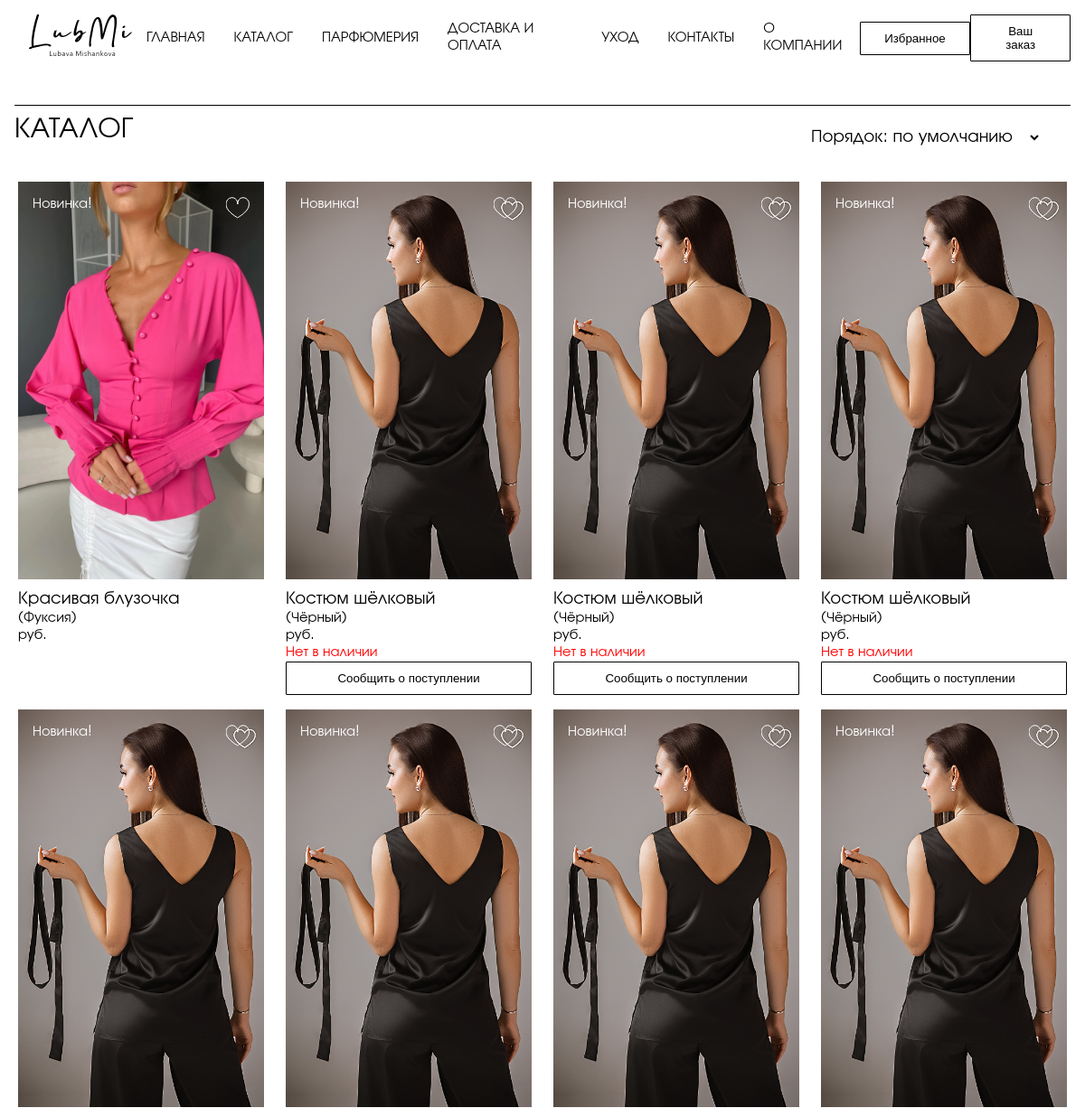
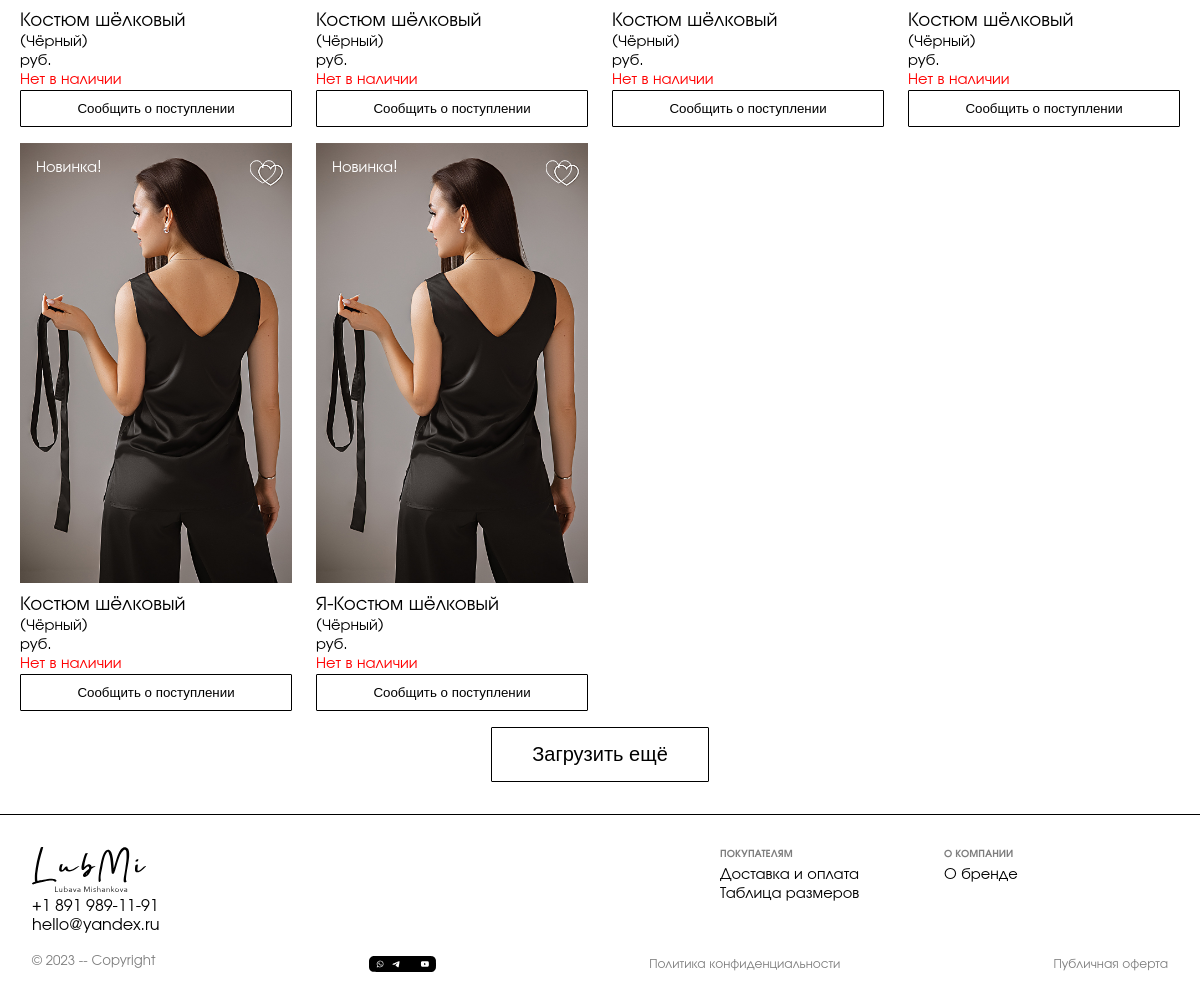
Page /lms/catalogue/ on the committed database (2 pictures, top to bottom).
### lms/models.py (models this page shows, shortened)
class DbItem(models.Model):
    created_at = models.DateTimeField(auto_now_add=True)
    updated_at = models.DateTimeField(auto_now=True)
    class Meta:
        abstract: bool = True

class Parameter(DbItem):
    key = models.CharField(primary_key=True, max_length=50)                                     # -- ключ --
    value = models.CharField(max_length=250)                                                    # -- значение --
    in_context = models.BooleanField(default=True)                                              # -- используется в контексте --
    description = models.TextField(null=True, blank=True)                                       # -- описание --
    @staticmethod
    def value_of(key, default=""):
        try:
            return Parameter.objects.get(pk=key).value
        except Parameter.DoesNotExist:
            return default

class Product(DbItem):
    article = models.CharField(primary_key=True, max_length=100, validators=[Tunable.validate_article])     # внутренний артикул
    title = models.CharField(max_length=100)                                                                # название
    slug = models.SlugField(unique=True, max_length=200)                                                    # слаг
    description = models.TextField(null=True, blank=True)                                                   # описание
    color = models.CharField(max_length=50, null=True, blank=True)                                          # цвет
    actual_price = MoneyField(
        max_digits=14,
        decimal_places=2,
        default_currency='RUR',
        validators=[MinValueValidator(0.01)])                                                               # цена
    old_price = MoneyField(
        max_digits=14,
        decimal_places=2,
        default_currency='RUR',
        null=True,
        blank=True,
        validators=[MinValueValidator(0.01)])                                                               # старая цена (до акции), null -- нет акции
    sales_quantity = models.BigIntegerField(default=0, validators=[MinValueValidator(0)])                   # количество продаж
    published_at = models.DateTimeField(null=True, blank=True, default=timezone.now)                        # время публикации(опубликован, если published_at < now())
    categories = models.ManyToManyField(Category, related_name="products")                                  # категории
    class PublishedManager(models.Manager):
        def get_queryset(self):
            return super().get_queryset().exclude(published_at=None).filter(published_at__lte=timezone.now())
    class BestsellersManager(PublishedManager):
        def get_queryset(self):
            return super().get_queryset().order_by('-sales_quantity')
    objects = models.Manager()
    published = PublishedManager()
    bestsellers = BestsellersManager()
    images: QuerySet                                                                            # -- Just for IDE syntax analyzer --
    sizes: QuerySet
    attributes: QuerySet
    orders: QuerySet
    class Meta:
        ordering = ["published_at"]
        indexes = [models.Index(fields=["title"])]
    @property
    def primary_image(self):
        query = self.images.filter(primary=True)
        return query.first() if query.exists() else None
    @property
    def in_stock(self):
        return self.sizes.filter(quantity__gt=0).exists()
    @property
    def novelty(self):
        return (datetime.now().date() - self.published_at.date()).days < 30 if self.published_at else False

class Image(DbItem):
    primary = models.BooleanField()                                                             # основное изображение?
    image = models.ImageField(upload_to='products/%Y/%m/%d')                                    # картинка
    product = models.ForeignKey(Product, related_name="images", on_delete=models.CASCADE)       # товар
    class PrimariesManager(models.Manager):
        def get_queryset(self):
            return super().get_queryset().filter(primary=True)
    objects = models.Manager()
    primaries = PrimariesManager()

### lms/views.py (the view)
# urls.py: path('catalogue/', CatalogueView.as_view(), name='catalogue'),
class CatalogueView(IndexView):
    @property
    def template_name(self):
        return 'lms/catalogue.html'

### customerinfo/customerinfo.py (called while the page is built)
    def _get_or_create_item(self, key, builder, save=False):
        try:
            result = self._info[key]
        except KeyError:
            result = self._info[key] = builder()
            if save:
                self.save()
        return result

    def _get_or_create_favorites(self):
        return self._get_or_create_item("favorites", list)

    @property
    def favorites(self):
        return set(self._get_or_create_favorites())

### lms/processors/processors.py (called while the page is built)
def parameters_processor(_):  # TODO -- dont forget fixtures for params! --
    return {
        f'param_{p.key}': p.value for p in Parameter.objects.filter(in_context=True)
    }

### lms/templates/lms/catalogue.html (shortened to what this page needs)
{% extends "lms/index.html" %}
{% block page_content %}
{% include "lms/include/catalogue-type-A.html" with title=param_title_catalogue pages=product_pages kind="pd" variants=order_variants selector_id="order-selector" %}
{% endblock %}

### lms/templates/lms/index.html (shortened to what this page needs)
{% extends "lms/std_page.html" %}
{% load static %}
{% load custom_tags %}

### lms/templates/lms/std_page.html (shortened to what this page needs)
{% extends "lms/base.html" %}
{% block leading %}
{% include "lms/include/navigation.html" %}
{% endblock %}
{% block page_footer %}
{% include "lms/include/page-footer.html" %}
{% endblock %}

### lms/templates/lms/base.html (shortened to what this page needs)
<!DOCTYPE html>
{% load static %}
<html>
<head>
  <link href="{% static "css/lms.css" %}" rel="stylesheet">
</head>
<body>
  <header class="leading">
    {% block leading %}
    {% endblock %}
  </header>
  <div class="content">
    <div id="leading-spacer"></div>
    <main class="page {{page_content}}">
      {% block page_content %}
      {% endblock %}
    </main>
    <footer class="page">
      {% block page_footer %}
      {% endblock %}
    </footer>
  </div>
</body>
</html>

### lms/templates/lms/include/navigation.html
{% load static %}
<nav>
  <a class="logo" href='{% url "lms:index" %}'><img src="{% static 'svg/logo.svg' %}"/></a>
  <a href='{% url "lms:index" %}'>{{param_title_main_page}}</a>
  <a href='{% url "lms:catalogue" %}'>{{param_title_catalogue}}</a>
  <a href='{% url "lms:perfumery" %}'>{{param_title_perfumery}}</a>
  <a href='{% url "lms:delivery" %}'>{{param_title_shipping_and_payment}}</a>
  <a href='{% url "lms:care" %}'>{{param_title_care}}</a>
  <a href='{% url "lms:contacts" %}'>{{param_title_contacts}}</a>
  <a href='{% url "lms:about" %}'>{{param_title_about_company}}</a>
  <button onclick="right_sidebar.show_favorites();">{{param_title_favorites}}</button>
  <button onclick="right_sidebar.show_scart();">{{param_title_shopping_cart}}</button>
</nav>

### lms/templates/lms/include/catalogue-type-A.html (shortened to what this page needs)
{% if variants %}
<h1 class="with-selector">
    <span>{{title}}</span>
    <div class="selector-container">{% include "lms/include/selector.html" %}</div>
</h1>
{% else %}
<h1>{{title}}</h1>
{% endif %}
<div id="{{kind}}-list" class="catalogue">{% include "lms/include/product-list-type-A.html" with card_type="catalogue" %}</div>
{% if pages > 1 %}
<div class="toolbar"><button id="{{kind}}-upd-btn" class="medium" onclick="{{kind}}_update();">{{param_label_load_more}}</button></div>
{% endif %}

### lms/templates/lms/include/selector.html
<select id="{{selector_id}}">
    {% for value,title in variants.items %}
    <option value="{{value}}">{{title}}</option>
    {% endfor %}
</select>

### lms/templates/lms/include/product-list-type-A.html
{% for product in products %}
<div>
{% include "lms/include/product-card-type-A.html" with card_type="catalogue" %}
</div>
{% endfor %}

### lms/templates/lms/include/product-card-type-A.html
{% load thumbnail %}
<figure>
  {% with product.primary_image as img %}
  {% if img %}
  {% if card_type == "catalogue" %}
  <div class="p-card-a"
       style="background-image: url('{% thumbnail img.image 220x0 %}');"
       onclick="if(event.eventPhase==event.AT_TARGET) show_product_details('{% url 'lms:product_details' slug=product.slug %}');">
  {% else %}
  <div class="p-card-a details"
       style="background-image: url('{% thumbnail img.image 220x0 %}');">
  {% endif%}
    {% if product.novelty %}
    <label class="white">{{param_label_novelty}}</label>
    {% endif %}
    {% if product.article in favorites %}
    {% include "lms/include/heart.html" with checked="checked" %}
    {% else %}
    {% include "lms/include/heart.html" with checked="unchecked" %}
    {% endif %}
  </div>
  {% else %}
  <div class="p-card-a">
    <h3>Изображение отсутствует</h3>
  </div>
  {% endif %}
  {% endwith %}
  {% if card_type == "catalogue" %}
  <figcaption>
  {% include "lms/include/product-description.html" %}
  </figcaption>
  {% endif %}
</figure>

### lms/templates/lms/include/heart.html (shortened to what this page needs)
<label class="heart">
</label>

### lms/templates/lms/include/product-description.html (shortened to what this page needs)
{% load custom_tags %}
{% if card_type == "catalogue" %}
<span class="like-title">{{product.title}}</span><br/>
({{product.color|default:param_message_color_missed}})<br/>
{% if product.old_price %}<span class="old_price">{{product.old_price.amount}} {{param_label_currency}}</span>{% endif %}{{product.actual_price.amount}} {{param_label_currency}}<br/>
{% if not product.in_stock %}<span class="red">{{param_label_not_available}}<br/></span><button class="w-100" onclick="notify_delivery('{{product.article}}')">{{param_label_notify_delivery}}</button>{% endif %}
{% else %}
<p>TODO Исправить! Неизвестный тип карточки!</p>
{% endif %}

### lms/templates/lms/include/page-footer.html
{% load static %}
<div class="std-footer">
  <div class="std-footer-item-1">
    <a class="logo" href='{% url "lms:index" %}'><img src="{% static 'svg/logo.svg' %}"/></a>
    <a href='{% url "lms:index" %}'>{{param_label_phone}}</a>
    <a href='{% url "lms:index" %}'>{{param_label_email}}</a>
  </div>
  <div class="std-footer-item-2">
    <h6>{{param_title_for_buyers}}</h6>
    <a href='{% url "lms:delivery" %}'>{{param_title_shipping_and_payment}}</a>
    <a href='{% url "lms:index" %}'>{{param_title_size_table}}</a>
  </div>
  <div class="std-footer-item-3">
    <h6>{{param_title_about_company}}</h6>
    <a href='{% url "lms:about" %}'>{{param_title_about_the_brand}}</a>
  </div>
  <div class="std-footer-item-4">
    <small>{{param_label_copyright}}</small>
    <img style="height:1em" src="{% static 'svg/footer.svg' %}"/>
    <a href='{% url "lms:index" %}'><small>{{param_title_privacy_policy}}</small></a>
    <a href='{% url "lms:index" %}'><small>{{param_title_public_offer}}</small></a>
  </div>
</div>

### lms/static/css/lms.css (style rules this page uses)
:root { --LeadingHeight: 3rem; --FooterHeight: 3rem; --DefPadding: 1em; --Fonts: 'URW Gothic', helvetica, sans-serif; --ZixContent: 10; --ZixLeading: 20; --ZixPanels: 30; --ZixTop: 40; --CatItemWidth: 17rem; --ScartFigWidth: 7rem; --HeartSize: 1.6rem; --Gap: var(--DefPadding); --NarrowPageWidth: 60rem; }
* { outline: 0; -webkit-user-select: none; -khtml-user-select: none; -moz-user-select: none; -ms-user-select: none; user-select: none; }
body, aside, .content, .leading { margin: 0; padding: 0; font-family: var(--Fonts); }
.content { position: static; left: 0; right: 0; display: flex; flex-flow: column; z-index: var(--ZixContent); }
.leading { position: fixed; height: var(--LeadingHeight); max-height: var(--LeadingHeight); min-height: var(--LeadingHeight); top: 0; left: 0; right: 0; padding: var(--DefPadding); background: white; z-index: var(--ZixLeading); }
#leading-spacer { flex: 0 0 calc(var(--LeadingHeight) + var(--DefPadding) + 15px); padding: 0; margin: 0; }
.leading > nav { width: 100%; display: flex; flex-direction: row; align-items: center; justify-content: space-between; }
.leading > nav > a { margin-left: 1rem; margin-right: 1rem; text-decoration: none; text-transform: uppercase; color: black; }
.leading > nav > a.logo { margin-right: auto; }
.leading > nav > a > img, a.logo > img { height: calc(var(--LeadingHeight) * 0.95); }
main.page { padding: var(--DefPadding) }
footer.page { border-top:1px solid black; flex: 0 0 var(--FooterHeight); padding: var(--DefPadding) }
.std-footer { padding: var(--DefPadding); display: grid; grid-template-rows: auto auto; grid-template-columns: auto 7rem 7rem 7rem 7rem; grid-template-areas: "A B B C C" "D D D D D"; }
[class^='std-footer-item'] { display: flex; flex-flow: column; }
[class^='std-footer-item'] > * { text-decoration: none; color: black; }
.std-footer-item-1 { grid-area: A; }
.std-footer-item-2 { grid-area: B; }
.std-footer-item-3 { grid-area: C; }
.std-footer-item-4 { grid-area: D; flex-flow: row; justify-content: space-between; place-items: center; margin-top: 1rem; }
.with-selector { display :flex; flex-flow :row; }
.selector-container { margin-left :auto; margin-right: 2rem; }
select, select:focus { border: none; background :white; padding: 1rem; font-size: 1.25rem; font-family: var(--Fonts); }
.catalogue { display: grid; grid-template-columns: repeat(auto-fit, minmax(var(--CatItemWidth), 1fr)); gap: var(--Gap); }
.catalogue > * { display: flex; flex-flow: column; place-items: center; }
.catalogue > * > * { max-width: calc(var(--CatItemWidth)); min-width: calc(var(--CatItemWidth)); }
figure { margin: 0; }
figcaption { margin-top: 10px; }
.p-card-a { display: flex; flex-flow: row; background-size: cover; background-position: center center; background-repeat: no-repeat; max-height: calc(var(--CatItemWidth) * 1.5); min-height: calc(var(--CatItemWidth) * 1.5); padding: var(--DefPadding) }
.heart { margin-left: auto; max-height: calc(1.2 * var(--HeartSize)); }
h1 { font-weight:normal; border-top: 1px solid black; padding: 0.5rem 0 0 0; }
h5, h6, small { opacity: 0.5; margin-block-start: 0.1em; margin-block-end: 0.5em; }
h1, h2, h3, h4, h5, h6 { text-transform: uppercase; }
.toolbar { background: none; display: flex; flex-flow: column; place-items: center; padding: var(--DefPadding) }
.like-title { font-size: 1.25rem; }
.white { color: white; }
.red { color: red; }
.w-100 { width: 100%; }
button, input[type="submit"] { border: solid black thin; border-radius: 1px; color: black; background: none; box-shadow: none; padding: calc(0.75 * var(--DefPadding)) calc(2 * var(--DefPadding)); cursor: pointer; text-decoration: none; }
button.medium, input[type="submit"].medium { font-size: 1.25rem; }

### rows in the picture
Parameter: value "ГЛАВНАЯ"
Parameter: value "КАТАЛОГ"
Parameter: value "ПАРФЮМЕРИЯ"
Parameter: value "ДОСТАВКА И ОПЛАТА", value "Доставка и оплата"
Parameter: value "УХОД"
Parameter: value "КОНТАКТЫ"
Parameter: value "О КОМПАНИИ"
Parameter: value "Избранное"
Parameter: value "Ваш заказ"
Product: image (picture), title "Красивая блузочка", color "Фуксия"
Parameter: value "Новинка!"
Parameter: value "руб."
Product: image (picture), title "Костюм шёлковый", color "Чёрный"
Parameter: value "Нет в наличии"
Parameter: value "Сообщить о поступлении"
Product: image (picture), title "Костюм шёлковый", color "Чёрный"
Product: image (picture), title "Костюм шёлковый", color "Чёрный"
Product: image (picture), title "Костюм шёлковый", color "Чёрный"
Product: image (picture), title "Костюм шёлковый", color "Чёрный"
Product: image (picture), title "Костюм шёлковый", color "Чёрный"
Product: image (picture), title "Костюм шёлковый", color "Чёрный"
Product: image (picture), title "Костюм шёлковый", color "Чёрный"
Product: image (picture), title "Я-Костюм шёлковый", color "Чёрный"
Parameter: value "Загрузить ещё"
Parameter: value "+1 891 989-11-91"
Parameter: value "hello@yandex.ru"
Parameter: value "ПОКУПАТЕЛЯМ"
Parameter: value "Таблица размеров"
Parameter: value "О бренде"
Parameter: value "© 2023 -- Copyright"
Parameter: value "Политика конфиденциальности"
Parameter: value "Публичная оферта"

### other values in the picture
form field value "Порядок: по умолчанию"
